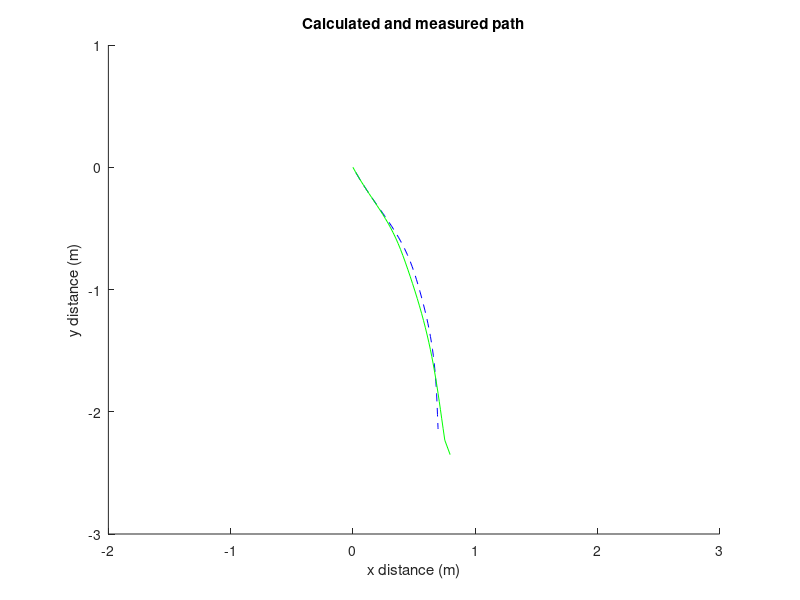

This chart was generated by the following MATLAB code: (Note: this script raises an error after producing the figure.)
% plot the path from encoder data

hold on
load('output')
load('pathpoints')
load('shapedata')
dt = .1;
d=.235;

count = 1;
dx = xn(count+1)-xn(count);
dy = yn(count+1)-yn(count);
theta = atan2(dy, dx);
    
V = diff(dataset(:,3)+dataset(:,2))/2 /dt;
w = diff(dataset(:,3)-dataset(:,2))/d /dt;
r = zeros(size(dataset,1), 2);

for i=2:size(dataset,1)
    theta = theta + w(i-1)*dt;
    r(i,1) = r(i-1,1) + cos(theta)*V(i-1)*dt;
    r(i,2) = r(i-1,2) + sin(theta)*V(i-1)*dt;
end
plot(r(:,1), r(:,2), 'b--')
plot(xn, yn, 'g')
ylabel('y distance (m)')
xlabel('x distance (m)')
title('Calculated and measured path')
xlim([-2 3])
ylim([-3 1])
axis equal
hold off
graph(radius, center, endpoints)
legend('Measured Path', 'Calculated Path')

function graph(radius, center, endpoints)
    hold on
    circlepts = zeros(2,360);
    for angle=1:360
        circlepts(:,angle) = [radius*cosd(angle)+center(1), radius*sind(angle)+center(2)];
    end
    plot(circlepts(1,:), circlepts(2,:), 'm')
    plot(center(:,1), center(:,2), 'mx')
    plot(0,0,'bx')
    for i=1:size(endpoints, 1)
        plot(endpoints(i,:,1), endpoints(i,:,2), 'r')
    end
    axis equal;
    xlim([-2, 3]);
    ylim([-3, 1]);
    xlabel('[m]')
    ylabel('[m]')
    hold off;
end